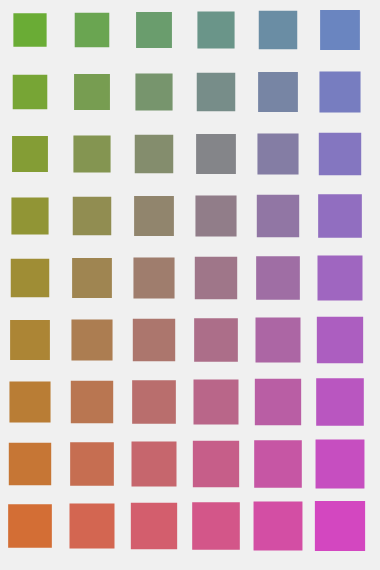
Frame 1 (no input)
Frame 2 (the mouse pressed at the canvas centre, redrawn once): identical to frame 1, image omitted

The p5.js sketch that drew this single still picture (run headless with seeded random() and noise() and a simulated clock; the mouse was pressed at the canvas centre and the sketch redrawn once):

// p5.js sketch
// ── sketch.js
function setup() {
  createCanvas(380, 570);
  noStroke();
}

function draw() {
  background(240);
  let step = 62;

  for(let y = 30; y < height; y += step){
    for(let x = 30; x < width; x += step){
      // 颜色随x、y坐标连续过渡
      let r = map(x, 0, width, 40, 210);
      let g = map(y, 0, height, 100, 220);
      let b = map(x+y, 0, width+height, 180, 60);
      
      // 图形大小也跟着缓慢变化
      let size = map(x+y, 0, width+height, 32, 52);

      if( ((x + y)/step) % 2 === 0 ){
        fill(r, g, b);
        ellipse(x, y, size, size);
      }else{
        fill(g, b, r);
        rect(x - size/2, y - size/2, size, size);
      }
    }
  }
  noLoop();
}
